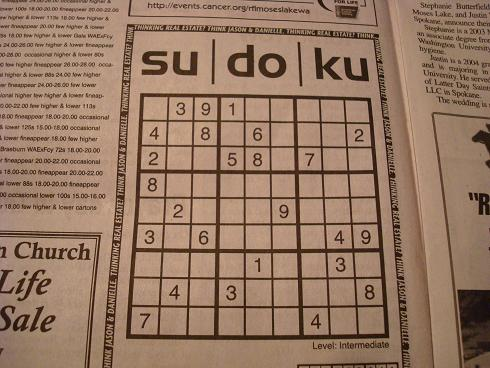
#> input picture roboconTest/sudoku.jpg, 490 x 368 px
$ python sudokuThreshold.py
#> lines starting #> are read from the running program, lines starting #| are printed output that depends on the picture; after the words box and inside, x2 and y2 are one past the last pixel; in counts of white or black regions, pixels touching at a corner belong together
import cv2 as cv
import numpy as np
img=cv.imread('sudoku.jpg',0)
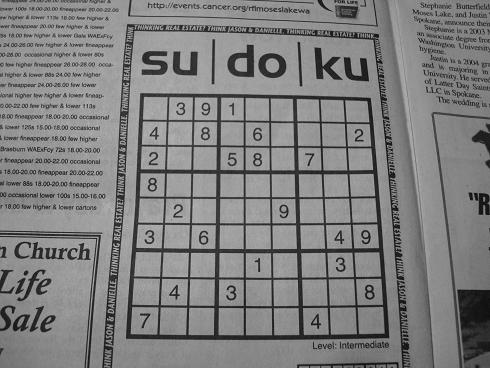
#> img: shape (368, 490); min 0, max 196, mean 127.3
img=cv.GaussianBlur(img,(5,5),0)
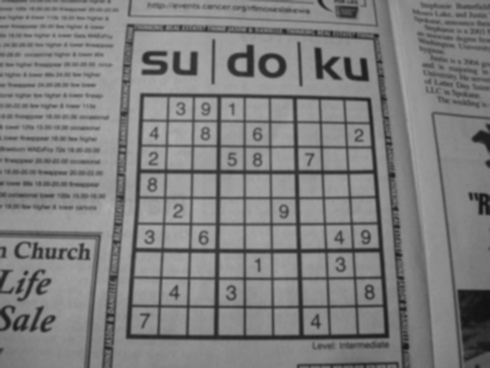
#> img: shape (368, 490); min 16, max 174, mean 127.3
ret,th1=cv.threshold(img,127,255,cv.THRESH_BINARY+cv.THRESH_OTSU)
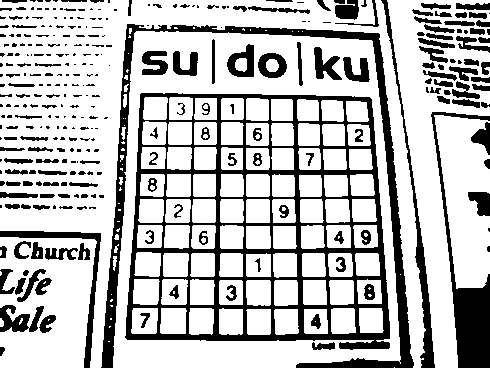
#> th1: shape (368, 490); 74% white; 313 black regions (160 under 20 px), largest, box (x1, y1, x2, y2) and area: (125, 93, 390, 350) 16611, (101, 24, 414, 368) 7722, (431, 112, 490, 368) 3614
#> ret = 113
cv.namedWindow('Original',cv.WINDOW_NORMAL)
cv.namedWindow('Threshold',cv.WINDOW_NORMAL)
cv.imshow('Original',img)
cv.imshow('Threshold',th1)
cv.waitKey(0)
cv.destroyAllWindows()
